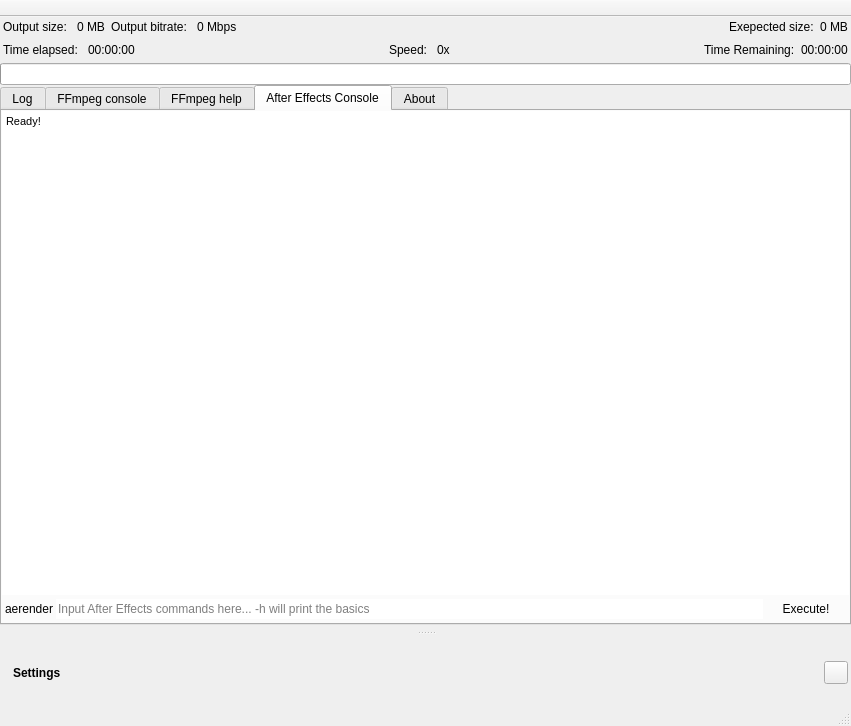
<?xml version="1.0" encoding="UTF-8"?>
<ui version="4.0">
 <class>MainWindow</class>
 <widget class="QMainWindow" name="MainWindow">
  <property name="geometry">
   <rect>
    <x>0</x>
    <y>0</y>
    <width>851</width>
    <height>726</height>
   </rect>
  </property>
  <property name="windowTitle">
   <string>DuMedia Encoder</string>
  </property>
  <property name="windowIcon">
   <iconset resource="../resources.qrc">
    <normaloff>:/icons/app</normaloff>:/icons/app</iconset>
  </property>
  <widget class="QWidget" name="centralWidget">
   <layout class="QVBoxLayout" name="verticalLayout_10">
    <property name="spacing">
     <number>0</number>
    </property>
    <property name="leftMargin">
     <number>0</number>
    </property>
    <property name="topMargin">
     <number>0</number>
    </property>
    <property name="rightMargin">
     <number>0</number>
    </property>
    <property name="bottomMargin">
     <number>0</number>
    </property>
    <item>
     <widget class="QWidget" name="progressWidget" native="true">
      <property name="maximumSize">
       <size>
        <width>16777215</width>
        <height>100</height>
       </size>
      </property>
      <layout class="QVBoxLayout" name="verticalLayout_11">
       <property name="spacing">
        <number>3</number>
       </property>
       <property name="leftMargin">
        <number>0</number>
       </property>
       <property name="topMargin">
        <number>0</number>
       </property>
       <property name="rightMargin">
        <number>0</number>
       </property>
       <property name="bottomMargin">
        <number>0</number>
       </property>
       <item>
        <layout class="QHBoxLayout" name="horizontalLayout_4">
         <property name="sizeConstraint">
          <enum>QLayout::SetMaximumSize</enum>
         </property>
         <property name="leftMargin">
          <number>3</number>
         </property>
         <property name="rightMargin">
          <number>3</number>
         </property>
         <item>
          <widget class="QLabel" name="label_4">
           <property name="text">
            <string>Output size: </string>
           </property>
          </widget>
         </item>
         <item>
          <widget class="QLabel" name="outputSizeLabel">
           <property name="text">
            <string>0 MB</string>
           </property>
          </widget>
         </item>
         <item>
          <widget class="QLabel" name="label_5">
           <property name="text">
            <string>Output bitrate: </string>
           </property>
          </widget>
         </item>
         <item>
          <widget class="QLabel" name="outputBitrateLabel">
           <property name="text">
            <string>0 Mbps</string>
           </property>
          </widget>
         </item>
         <item>
          <spacer name="horizontalSpacer_3">
           <property name="orientation">
            <enum>Qt::Horizontal</enum>
           </property>
           <property name="sizeHint" stdset="0">
            <size>
             <width>40</width>
             <height>20</height>
            </size>
           </property>
          </spacer>
         </item>
         <item>
          <widget class="QLabel" name="currentEncodingNameLabel">
           <property name="text">
            <string/>
           </property>
          </widget>
         </item>
         <item>
          <spacer name="horizontalSpacer_4">
           <property name="orientation">
            <enum>Qt::Horizontal</enum>
           </property>
           <property name="sizeHint" stdset="0">
            <size>
             <width>40</width>
             <height>20</height>
            </size>
           </property>
          </spacer>
         </item>
         <item>
          <widget class="QLabel" name="label_6">
           <property name="text">
            <string>Exepected size:</string>
           </property>
          </widget>
         </item>
         <item>
          <widget class="QLabel" name="expectedSizeLabel">
           <property name="text">
            <string>0 MB</string>
           </property>
          </widget>
         </item>
        </layout>
       </item>
       <item>
        <layout class="QHBoxLayout" name="horizontalLayout_3">
         <property name="sizeConstraint">
          <enum>QLayout::SetMaximumSize</enum>
         </property>
         <property name="leftMargin">
          <number>3</number>
         </property>
         <property name="rightMargin">
          <number>3</number>
         </property>
         <item>
          <widget class="QLabel" name="label_9">
           <property name="text">
            <string>Time elapsed: </string>
           </property>
          </widget>
         </item>
         <item>
          <widget class="QLabel" name="timeLabel">
           <property name="text">
            <string>00:00:00</string>
           </property>
          </widget>
         </item>
         <item>
          <spacer name="horizontalSpacer">
           <property name="orientation">
            <enum>Qt::Horizontal</enum>
           </property>
           <property name="sizeHint" stdset="0">
            <size>
             <width>40</width>
             <height>20</height>
            </size>
           </property>
          </spacer>
         </item>
         <item>
          <widget class="QLabel" name="label_17">
           <property name="text">
            <string>Speed: </string>
           </property>
          </widget>
         </item>
         <item>
          <widget class="QLabel" name="speedLabel">
           <property name="text">
            <string>0x</string>
           </property>
          </widget>
         </item>
         <item>
          <spacer name="horizontalSpacer_2">
           <property name="orientation">
            <enum>Qt::Horizontal</enum>
           </property>
           <property name="sizeHint" stdset="0">
            <size>
             <width>40</width>
             <height>20</height>
            </size>
           </property>
          </spacer>
         </item>
         <item>
          <widget class="QLabel" name="label_15">
           <property name="text">
            <string>Time Remaining:</string>
           </property>
          </widget>
         </item>
         <item>
          <widget class="QLabel" name="timeRemainingLabel">
           <property name="text">
            <string>00:00:00</string>
           </property>
          </widget>
         </item>
        </layout>
       </item>
       <item>
        <widget class="QProgressBar" name="progressBar">
         <property name="value">
          <number>0</number>
         </property>
         <property name="textVisible">
          <bool>false</bool>
         </property>
        </widget>
       </item>
      </layout>
     </widget>
    </item>
    <item>
     <widget class="QSplitter" name="consoleSplitter">
      <property name="orientation">
       <enum>Qt::Vertical</enum>
      </property>
      <property name="handleWidth">
       <number>16</number>
      </property>
      <widget class="QTabWidget" name="consoleTabs">
       <property name="tabPosition">
        <enum>QTabWidget::North</enum>
       </property>
       <property name="currentIndex">
        <number>3</number>
       </property>
       <widget class="QWidget" name="tab_3">
        <attribute name="title">
         <string>Log</string>
        </attribute>
        <layout class="QVBoxLayout" name="verticalLayout_3">
         <property name="spacing">
          <number>0</number>
         </property>
         <property name="leftMargin">
          <number>0</number>
         </property>
         <property name="topMargin">
          <number>0</number>
         </property>
         <property name="rightMargin">
          <number>0</number>
         </property>
         <property name="bottomMargin">
          <number>0</number>
         </property>
         <item>
          <widget class="QTextEdit" name="debugEdit">
           <property name="frameShape">
            <enum>QFrame::NoFrame</enum>
           </property>
           <property name="html">
            <string>&lt;!DOCTYPE HTML PUBLIC &quot;-//W3C//DTD HTML 4.0//EN&quot; &quot;http://www.w3.org/TR/REC-html40/strict.dtd&quot;&gt;
&lt;html&gt;&lt;head&gt;&lt;meta name=&quot;qrichtext&quot; content=&quot;1&quot; /&gt;&lt;style type=&quot;text/css&quot;&gt;
p, li { white-space: pre-wrap; }
&lt;/style&gt;&lt;/head&gt;&lt;body style=&quot; font-family:'MS Shell Dlg 2'; font-size:8.25pt; font-weight:400; font-style:normal;&quot;&gt;
&lt;p style=&quot; margin-top:0px; margin-bottom:0px; margin-left:0px; margin-right:0px; -qt-block-indent:0; text-indent:0px;&quot;&gt;Debug&lt;/p&gt;&lt;/body&gt;&lt;/html&gt;</string>
           </property>
          </widget>
         </item>
        </layout>
       </widget>
       <widget class="QWidget" name="tab">
        <attribute name="title">
         <string>FFmpeg console</string>
        </attribute>
        <layout class="QVBoxLayout" name="verticalLayout">
         <property name="spacing">
          <number>3</number>
         </property>
         <property name="leftMargin">
          <number>0</number>
         </property>
         <property name="topMargin">
          <number>0</number>
         </property>
         <property name="rightMargin">
          <number>0</number>
         </property>
         <property name="bottomMargin">
          <number>3</number>
         </property>
         <item>
          <widget class="QTextBrowser" name="consoleEdit">
           <property name="frameShape">
            <enum>QFrame::NoFrame</enum>
           </property>
           <property name="html">
            <string>&lt;!DOCTYPE HTML PUBLIC &quot;-//W3C//DTD HTML 4.0//EN&quot; &quot;http://www.w3.org/TR/REC-html40/strict.dtd&quot;&gt;
&lt;html&gt;&lt;head&gt;&lt;meta name=&quot;qrichtext&quot; content=&quot;1&quot; /&gt;&lt;style type=&quot;text/css&quot;&gt;
p, li { white-space: pre-wrap; }
&lt;/style&gt;&lt;/head&gt;&lt;body style=&quot; font-family:'MS Shell Dlg 2'; font-size:8.25pt; font-weight:400; font-style:normal;&quot;&gt;
&lt;p style=&quot; margin-top:0px; margin-bottom:0px; margin-left:0px; margin-right:0px; -qt-block-indent:0; text-indent:0px;&quot;&gt;Ready!&lt;/p&gt;&lt;/body&gt;&lt;/html&gt;</string>
           </property>
          </widget>
         </item>
         <item>
          <layout class="QHBoxLayout" name="horizontalLayout">
           <property name="spacing">
            <number>3</number>
           </property>
           <property name="leftMargin">
            <number>3</number>
           </property>
           <property name="rightMargin">
            <number>3</number>
           </property>
           <item>
            <widget class="QLabel" name="label">
             <property name="text">
              <string>ffmpeg </string>
             </property>
            </widget>
           </item>
           <item>
            <widget class="QLineEdit" name="ffmpegCommandsEdit">
             <property name="frame">
              <bool>false</bool>
             </property>
             <property name="placeholderText">
              <string>Input FFmpeg commands here... -h will print the basics</string>
             </property>
             <property name="clearButtonEnabled">
              <bool>true</bool>
             </property>
            </widget>
           </item>
           <item>
            <widget class="QPushButton" name="ffmpegCommandsButton">
             <property name="text">
              <string>Execute!</string>
             </property>
             <property name="flat">
              <bool>true</bool>
             </property>
            </widget>
           </item>
          </layout>
         </item>
        </layout>
       </widget>
       <widget class="QWidget" name="tab_2">
        <attribute name="title">
         <string>FFmpeg help</string>
        </attribute>
        <layout class="QVBoxLayout" name="verticalLayout_4">
         <property name="spacing">
          <number>0</number>
         </property>
         <property name="leftMargin">
          <number>0</number>
         </property>
         <property name="topMargin">
          <number>0</number>
         </property>
         <property name="rightMargin">
          <number>0</number>
         </property>
         <property name="bottomMargin">
          <number>0</number>
         </property>
         <item>
          <widget class="QTextEdit" name="helpEdit">
           <property name="frameShape">
            <enum>QFrame::NoFrame</enum>
           </property>
           <property name="html">
            <string>&lt;!DOCTYPE HTML PUBLIC &quot;-//W3C//DTD HTML 4.0//EN&quot; &quot;http://www.w3.org/TR/REC-html40/strict.dtd&quot;&gt;
&lt;html&gt;&lt;head&gt;&lt;meta name=&quot;qrichtext&quot; content=&quot;1&quot; /&gt;&lt;style type=&quot;text/css&quot;&gt;
p, li { white-space: pre-wrap; }
&lt;/style&gt;&lt;/head&gt;&lt;body style=&quot; font-family:'MS Shell Dlg 2'; font-size:8.25pt; font-weight:400; font-style:normal;&quot;&gt;
&lt;p style=&quot; margin-top:0px; margin-bottom:0px; margin-left:0px; margin-right:0px; -qt-block-indent:0; text-indent:0px;&quot;&gt;Help&lt;/p&gt;&lt;/body&gt;&lt;/html&gt;</string>
           </property>
          </widget>
         </item>
        </layout>
       </widget>
       <widget class="QWidget" name="tab_5">
        <attribute name="title">
         <string>After Effects Console</string>
        </attribute>
        <layout class="QVBoxLayout" name="verticalLayout_2">
         <property name="spacing">
          <number>3</number>
         </property>
         <property name="leftMargin">
          <number>0</number>
         </property>
         <property name="topMargin">
          <number>0</number>
         </property>
         <property name="rightMargin">
          <number>0</number>
         </property>
         <property name="bottomMargin">
          <number>3</number>
         </property>
         <item>
          <widget class="QTextBrowser" name="aeConsoleEdit">
           <property name="frameShape">
            <enum>QFrame::NoFrame</enum>
           </property>
           <property name="html">
            <string>&lt;!DOCTYPE HTML PUBLIC &quot;-//W3C//DTD HTML 4.0//EN&quot; &quot;http://www.w3.org/TR/REC-html40/strict.dtd&quot;&gt;
&lt;html&gt;&lt;head&gt;&lt;meta name=&quot;qrichtext&quot; content=&quot;1&quot; /&gt;&lt;style type=&quot;text/css&quot;&gt;
p, li { white-space: pre-wrap; }
&lt;/style&gt;&lt;/head&gt;&lt;body style=&quot; font-family:'MS Shell Dlg 2'; font-size:8.25pt; font-weight:400; font-style:normal;&quot;&gt;
&lt;p style=&quot; margin-top:0px; margin-bottom:0px; margin-left:0px; margin-right:0px; -qt-block-indent:0; text-indent:0px;&quot;&gt;Ready!&lt;/p&gt;&lt;/body&gt;&lt;/html&gt;</string>
           </property>
          </widget>
         </item>
         <item>
          <layout class="QHBoxLayout" name="horizontalLayout_2">
           <property name="spacing">
            <number>3</number>
           </property>
           <property name="leftMargin">
            <number>3</number>
           </property>
           <property name="rightMargin">
            <number>3</number>
           </property>
           <item>
            <widget class="QLabel" name="label_2">
             <property name="text">
              <string>aerender</string>
             </property>
            </widget>
           </item>
           <item>
            <widget class="QLineEdit" name="aeCommandsEdit">
             <property name="frame">
              <bool>false</bool>
             </property>
             <property name="placeholderText">
              <string>Input After Effects commands here... -h will print the basics</string>
             </property>
             <property name="clearButtonEnabled">
              <bool>true</bool>
             </property>
            </widget>
           </item>
           <item>
            <widget class="QPushButton" name="aeCommandsButton">
             <property name="text">
              <string>Execute!</string>
             </property>
             <property name="flat">
              <bool>true</bool>
             </property>
            </widget>
           </item>
          </layout>
         </item>
        </layout>
       </widget>
       <widget class="QWidget" name="tab_4">
        <attribute name="title">
         <string>About</string>
        </attribute>
        <layout class="QVBoxLayout" name="verticalLayout_5">
         <property name="spacing">
          <number>0</number>
         </property>
         <property name="leftMargin">
          <number>0</number>
         </property>
         <property name="topMargin">
          <number>0</number>
         </property>
         <property name="rightMargin">
          <number>0</number>
         </property>
         <property name="bottomMargin">
          <number>3</number>
         </property>
         <item>
          <widget class="QTextBrowser" name="textBrowser">
           <property name="html">
            <string>&lt;!DOCTYPE HTML PUBLIC &quot;-//W3C//DTD HTML 4.0//EN&quot; &quot;http://www.w3.org/TR/REC-html40/strict.dtd&quot;&gt;
&lt;html&gt;&lt;head&gt;&lt;meta name=&quot;qrichtext&quot; content=&quot;1&quot; /&gt;&lt;style type=&quot;text/css&quot;&gt;
p, li { white-space: pre-wrap; }
&lt;/style&gt;&lt;/head&gt;&lt;body style=&quot; font-family:'MS Shell Dlg 2'; font-size:8.25pt; font-weight:400; font-style:normal;&quot;&gt;
&lt;p style=&quot; margin-top:0px; margin-bottom:0px; margin-left:0px; margin-right:0px; -qt-block-indent:0; text-indent:0px;&quot;&gt;&lt;span style=&quot; font-size:12pt; font-weight:600;&quot;&gt;DuME - The Duduf Media Encoder&lt;/span&gt;&lt;/p&gt;
&lt;p style=&quot; margin-top:0px; margin-bottom:0px; margin-left:0px; margin-right:0px; -qt-block-indent:0; text-indent:0px;&quot;&gt;&lt;span style=&quot; font-style:italic;&quot;&gt;A fast, versatile and easy-to-use media encoder.&lt;/span&gt;&lt;/p&gt;
&lt;p style=&quot;-qt-paragraph-type:empty; margin-top:0px; margin-bottom:0px; margin-left:0px; margin-right:0px; -qt-block-indent:0; text-indent:0px; font-style:italic;&quot;&gt;&lt;br /&gt;&lt;/p&gt;
&lt;p style=&quot; margin-top:0px; margin-bottom:0px; margin-left:0px; margin-right:0px; -qt-block-indent:0; text-indent:0px;&quot;&gt;&lt;a href=&quot;http://patreon.com/duduf&quot;&gt;&lt;span style=&quot; font-size:8pt; font-weight:600; text-decoration: underline; color:#e3e3e3;&quot;&gt;If you like this free software, please support the developper on Patreon: http://patreon.com/duduf&lt;/span&gt;&lt;/a&gt;&lt;span style=&quot; font-size:8pt;&quot;&gt; to help the continuation of the development of free tools.&lt;/span&gt;&lt;/p&gt;
&lt;p style=&quot;-qt-paragraph-type:empty; margin-top:0px; margin-bottom:0px; margin-left:0px; margin-right:0px; -qt-block-indent:0; text-indent:0px; font-style:italic;&quot;&gt;&lt;br /&gt;&lt;/p&gt;
&lt;p style=&quot; margin-top:0px; margin-bottom:0px; margin-left:0px; margin-right:0px; -qt-block-indent:0; text-indent:0px;&quot;&gt;&lt;span style=&quot; font-weight:600;&quot;&gt;Licenses:&lt;/span&gt;&lt;/p&gt;
&lt;p style=&quot;-qt-paragraph-type:empty; margin-top:0px; margin-bottom:0px; margin-left:0px; margin-right:0px; -qt-block-indent:0; text-indent:0px; font-weight:600; font-style:italic;&quot;&gt;&lt;br /&gt;&lt;/p&gt;
&lt;p style=&quot; margin-top:0px; margin-bottom:0px; margin-left:0px; margin-right:0px; -qt-block-indent:0; text-indent:0px;&quot;&gt;This program uses &lt;a href=&quot;http://ffmpeg.org&quot;&gt;&lt;span style=&quot; font-size:8pt; font-weight:600; text-decoration: underline; color:#e3e3e3;&quot;&gt;FFmpeg&lt;/span&gt;&lt;/a&gt;&lt;a href=&quot;http://ffmpeg.org&quot;&gt;&lt;span style=&quot; font-size:8pt; text-decoration: underline; color:#e3e3e3;&quot;&gt;,&lt;/span&gt;&lt;/a&gt; &lt;a href=&quot;https://www1.qt.io/developers/&quot;&gt;&lt;span style=&quot; font-size:8pt; font-weight:600; text-decoration: underline; color:#e3e3e3;&quot;&gt;Qt&lt;/span&gt;&lt;/a&gt;.&lt;/p&gt;
&lt;p style=&quot;-qt-paragraph-type:empty; margin-top:0px; margin-bottom:0px; margin-left:0px; margin-right:0px; -qt-block-indent:0; text-indent:0px; font-style:italic;&quot;&gt;&lt;br /&gt;&lt;/p&gt;
&lt;p style=&quot; margin-top:0px; margin-bottom:0px; margin-left:0px; margin-right:0px; -qt-block-indent:0; text-indent:0px;&quot;&gt;&lt;span style=&quot; font-style:italic;&quot;&gt;DuME Copyright &lt;/span&gt;&lt;span style=&quot; font-family:'Ubuntu'; font-size:11pt; font-style:italic;&quot;&gt;©&lt;/span&gt;&lt;span style=&quot; font-style:italic;&quot;&gt; 2019-2020 Nicolas Dufresne&lt;/span&gt;&lt;/p&gt;
&lt;p style=&quot; margin-top:0px; margin-bottom:0px; margin-left:0px; margin-right:0px; -qt-block-indent:0; text-indent:0px;&quot;&gt;&lt;span style=&quot; font-style:italic;&quot;&gt;FFmpeg Copyright &lt;/span&gt;&lt;span style=&quot; font-family:'Ubuntu'; font-size:11pt; font-style:italic;&quot;&gt;©&lt;/span&gt;&lt;span style=&quot; font-style:italic;&quot;&gt; &lt;/span&gt;&lt;span style=&quot; font-size:8pt; font-style:italic;&quot;&gt;the FFmpeg developers licensed under the GNU General Public License&lt;/span&gt;&lt;/p&gt;
&lt;p style=&quot; margin-top:0px; margin-bottom:0px; margin-left:0px; margin-right:0px; -qt-block-indent:0; text-indent:0px;&quot;&gt;&lt;span style=&quot; font-size:8pt; font-style:italic;&quot;&gt;Qt Copyright &lt;/span&gt;&lt;span style=&quot; font-family:'Ubuntu'; font-size:11pt; font-style:italic;&quot;&gt;© &lt;/span&gt;&lt;span style=&quot; font-size:8pt; font-style:italic;&quot;&gt;The Qt Company licensed under the GNU General Public License&lt;/span&gt;&lt;/p&gt;
&lt;p style=&quot;-qt-paragraph-type:empty; margin-top:0px; margin-bottom:0px; margin-left:0px; margin-right:0px; -qt-block-indent:0; text-indent:0px; font-size:8pt;&quot;&gt;&lt;br /&gt;&lt;/p&gt;
&lt;p style=&quot; margin-top:0px; margin-bottom:0px; margin-left:0px; margin-right:0px; -qt-block-indent:0; text-indent:0px;&quot;&gt;&lt;span style=&quot; font-size:8pt;&quot;&gt;DuME is free software; you can redistribute it and/or modify it under the terms of the GNU General Public License as published by the Free Software Foundation; either version 3 of the License, or (at your option) any later version.&lt;/span&gt;&lt;/p&gt;
&lt;p style=&quot;-qt-paragraph-type:empty; margin-top:0px; margin-bottom:0px; margin-left:0px; margin-right:0px; -qt-block-indent:0; text-indent:0px; font-size:8pt;&quot;&gt;&lt;br /&gt;&lt;/p&gt;
&lt;p style=&quot; margin-top:0px; margin-bottom:0px; margin-left:0px; margin-right:0px; -qt-block-indent:0; text-indent:0px;&quot;&gt;&lt;span style=&quot; font-size:8pt;&quot;&gt;DuME is distributed in the hope that it will be useful, but WITHOUT ANY WARRANTY; without even the implied warranty of MERCHANTABILITY or FITNESS FOR A PARTICULAR PURPOSE.  See the GNU General Public License for more details.&lt;/span&gt;&lt;/p&gt;
&lt;p style=&quot;-qt-paragraph-type:empty; margin-top:0px; margin-bottom:0px; margin-left:0px; margin-right:0px; -qt-block-indent:0; text-indent:0px; font-size:8pt;&quot;&gt;&lt;br /&gt;&lt;/p&gt;
&lt;p style=&quot; margin-top:0px; margin-bottom:0px; margin-left:0px; margin-right:0px; -qt-block-indent:0; text-indent:0px;&quot;&gt;&lt;span style=&quot; font-size:8pt;&quot;&gt;You should have received a copy of the GNU General Public License along with DuME.  If not, see&lt;/span&gt;&lt;span style=&quot; font-size:8pt; color:#ec1818;&quot;&gt; &lt;/span&gt;&lt;a href=&quot;http://www.gnu.org/licenses/&quot;&gt;&lt;span style=&quot; font-size:8pt; font-weight:600; text-decoration: underline; color:#e3e3e3;&quot;&gt;http://www.gnu.org/licenses/&lt;/span&gt;&lt;/a&gt;&lt;span style=&quot; font-size:8pt;&quot;&gt;.&lt;/span&gt;&lt;/p&gt;&lt;/body&gt;&lt;/html&gt;</string>
           </property>
           <property name="openExternalLinks">
            <bool>true</bool>
           </property>
          </widget>
         </item>
         <item>
          <widget class="QLabel" name="versionLabel">
           <property name="text">
            <string>version</string>
           </property>
          </widget>
         </item>
        </layout>
       </widget>
      </widget>
      <widget class="QStackedWidget" name="mainStack">
       <property name="currentIndex">
        <number>1</number>
       </property>
       <widget class="QWidget" name="queuePage">
        <layout class="QVBoxLayout" name="queueLayout">
         <property name="spacing">
          <number>0</number>
         </property>
         <property name="leftMargin">
          <number>0</number>
         </property>
         <property name="topMargin">
          <number>0</number>
         </property>
         <property name="rightMargin">
          <number>0</number>
         </property>
         <property name="bottomMargin">
          <number>0</number>
         </property>
        </layout>
       </widget>
       <widget class="QWidget" name="settingsPage">
        <layout class="QVBoxLayout" name="duqf_settingsLayout">
         <property name="spacing">
          <number>0</number>
         </property>
         <property name="leftMargin">
          <number>0</number>
         </property>
         <property name="topMargin">
          <number>0</number>
         </property>
         <property name="rightMargin">
          <number>0</number>
         </property>
         <property name="bottomMargin">
          <number>0</number>
         </property>
         <item>
          <widget class="QWidget" name="titleWidget" native="true">
           <layout class="QHBoxLayout" name="horizontalLayout_5">
            <property name="spacing">
             <number>0</number>
            </property>
            <property name="leftMargin">
             <number>13</number>
            </property>
            <property name="topMargin">
             <number>3</number>
            </property>
            <property name="rightMargin">
             <number>3</number>
            </property>
            <property name="bottomMargin">
             <number>3</number>
            </property>
            <item>
             <widget class="QLabel" name="label_3">
              <property name="font">
               <font>
                <weight>75</weight>
                <bold>true</bold>
               </font>
              </property>
              <property name="text">
               <string>Settings</string>
              </property>
             </widget>
            </item>
            <item>
             <spacer name="horizontalSpacer_5">
              <property name="orientation">
               <enum>Qt::Horizontal</enum>
              </property>
              <property name="sizeHint" stdset="0">
               <size>
                <width>747</width>
                <height>20</height>
               </size>
              </property>
             </spacer>
            </item>
            <item>
             <widget class="QToolButton" name="duqf_closeSettingsButton">
              <property name="text">
               <string/>
              </property>
              <property name="icon">
               <iconset resource="../duqf_resources.qrc">
                <normaloff>:/icons/close</normaloff>:/icons/close</iconset>
              </property>
             </widget>
            </item>
           </layout>
          </widget>
         </item>
        </layout>
       </widget>
      </widget>
     </widget>
    </item>
   </layout>
  </widget>
  <widget class="QToolBar" name="mainToolBar">
   <property name="movable">
    <bool>false</bool>
   </property>
   <property name="toolButtonStyle">
    <enum>Qt::ToolButtonFollowStyle</enum>
   </property>
   <property name="floatable">
    <bool>false</bool>
   </property>
   <attribute name="toolBarArea">
    <enum>TopToolBarArea</enum>
   </attribute>
   <attribute name="toolBarBreak">
    <bool>false</bool>
   </attribute>
  </widget>
  <widget class="QStatusBar" name="mainStatusBar"/>
  <action name="actionSettings">
   <property name="checkable">
    <bool>true</bool>
   </property>
   <property name="icon">
    <iconset resource="../duqf_resources.qrc">
     <normaloff>:/icons/settings</normaloff>:/icons/settings</iconset>
   </property>
   <property name="text">
    <string>Settings...</string>
   </property>
   <property name="toolTip">
    <string>Program and FFMpeg Settings</string>
   </property>
  </action>
  <action name="actionGo">
   <property name="enabled">
    <bool>true</bool>
   </property>
   <property name="icon">
    <iconset resource="../resources.qrc">
     <normaloff>:/icons/encode</normaloff>:/icons/encode</iconset>
   </property>
   <property name="text">
    <string>Go!</string>
   </property>
  </action>
  <action name="actionStop">
   <property name="enabled">
    <bool>false</bool>
   </property>
   <property name="icon">
    <iconset resource="../resources.qrc">
     <normaloff>:/icons/stop</normaloff>:/icons/stop</iconset>
   </property>
   <property name="text">
    <string>Stop</string>
   </property>
  </action>
  <action name="actionStatus">
   <property name="enabled">
    <bool>false</bool>
   </property>
   <property name="text">
    <string>Ready.</string>
   </property>
  </action>
  <action name="actionBug_report">
   <property name="icon">
    <iconset resource="../resources.qrc">
     <normaloff>:/icons/bugreport</normaloff>:/icons/bugreport</iconset>
   </property>
   <property name="text">
    <string>Bug report</string>
   </property>
   <property name="toolTip">
    <string>File a bug report to help the improvement of the application</string>
   </property>
  </action>
  <action name="actionChat">
   <property name="icon">
    <iconset resource="../duqf_resources.qrc">
     <normaloff>:/icons/chat</normaloff>:/icons/chat</iconset>
   </property>
   <property name="text">
    <string>Chat</string>
   </property>
   <property name="toolTip">
    <string>Let's have a chat on our Discord server</string>
   </property>
  </action>
  <action name="actionForum">
   <property name="icon">
    <iconset resource="../duqf_resources.qrc">
     <normaloff>:/icons/forum</normaloff>:/icons/forum</iconset>
   </property>
   <property name="text">
    <string>Forum</string>
   </property>
   <property name="toolTip">
    <string>Come and have a chat on the forum</string>
   </property>
  </action>
  <action name="actionHelp">
   <property name="icon">
    <iconset resource="../resources.qrc">
     <normaloff>:/icons/doc</normaloff>:/icons/doc</iconset>
   </property>
   <property name="text">
    <string>Help</string>
   </property>
   <property name="toolTip">
    <string>Get help using this application</string>
   </property>
   <property name="shortcut">
    <string>F1</string>
   </property>
  </action>
  <action name="actionGoQuit">
   <property name="icon">
    <iconset resource="../resources.qrc">
     <normaloff>:/icons/encode2</normaloff>:/icons/encode2</iconset>
   </property>
   <property name="text">
    <string>Go! (quit when finished)</string>
   </property>
   <property name="toolTip">
    <string>Automatically quits DuME after the transcoding process</string>
   </property>
  </action>
  <action name="actionDevBuild">
   <property name="text">
    <string>Development Build</string>
   </property>
  </action>
 </widget>
 <layoutdefault spacing="6" margin="11"/>
 <resources>
  <include location="../duqf_resources.qrc"/>
  <include location="../resources.qrc"/>
 </resources>
 <connections/>
</ui>
